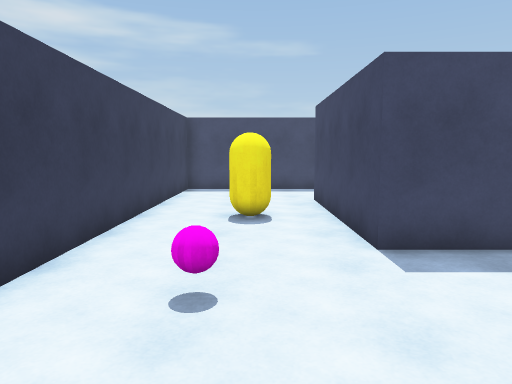
View 1 (above)

23 first-person views from a walk through a Unity game level. The camera is 1.5 m above the floor, tilts 6° down and sees 70° across. The floor is counted in squares, 1 m on a side. Each view is taken from the middle of a square. On the plan, view 1 faces up. The plan holds only what a view shows up to about 16 squares ahead; the rest is blank. The place goes on beyond the plan. The player character is not drawn.

View 2
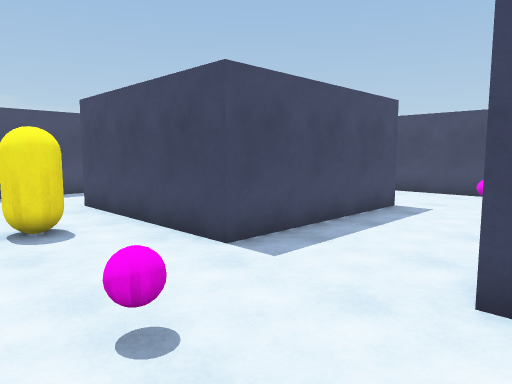

View 3
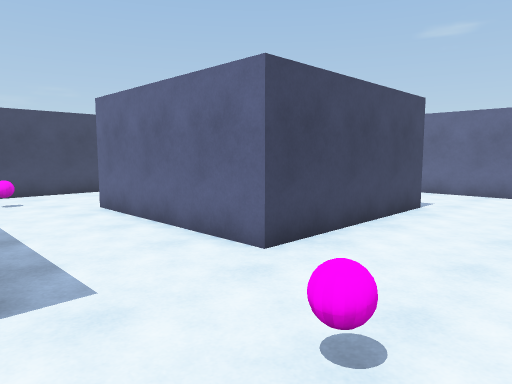

View 4
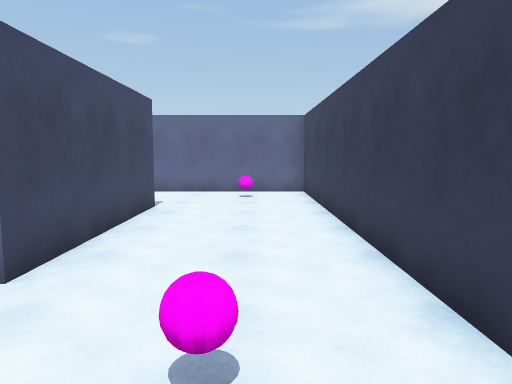

View 5
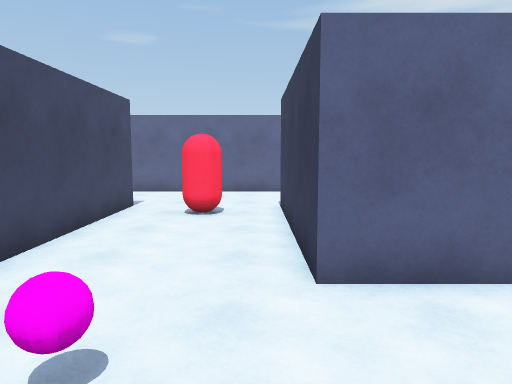

View 6
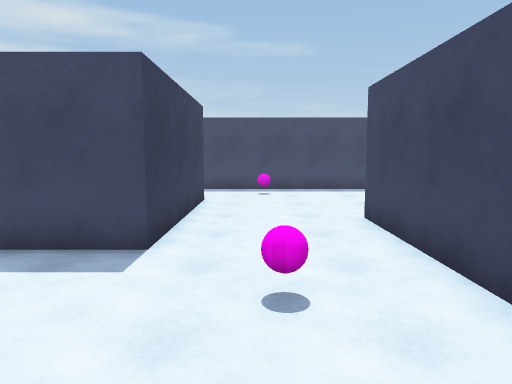

View 7
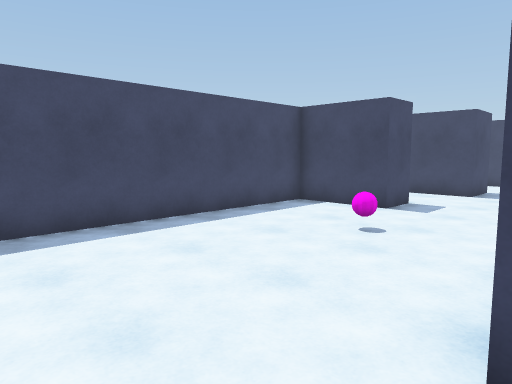

View 8
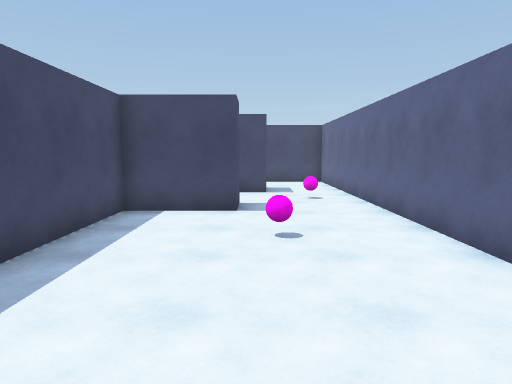

View 9
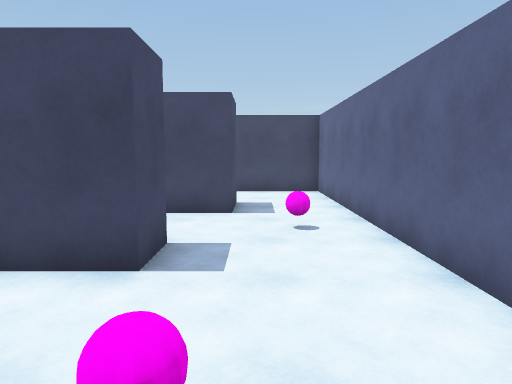

View 10
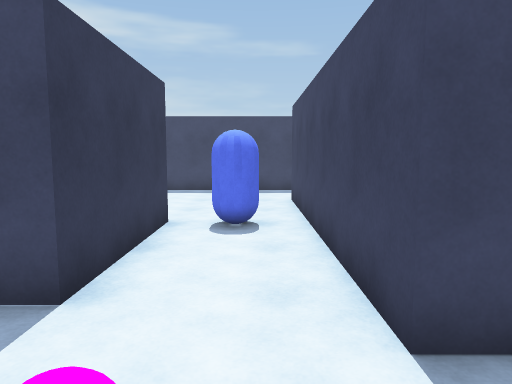

View 11
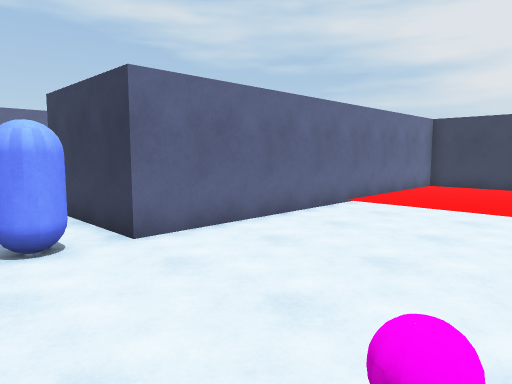

View 12
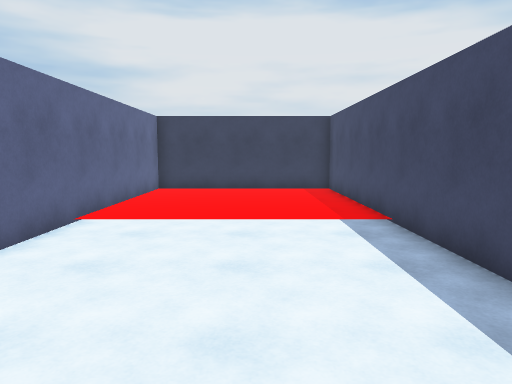

View 13
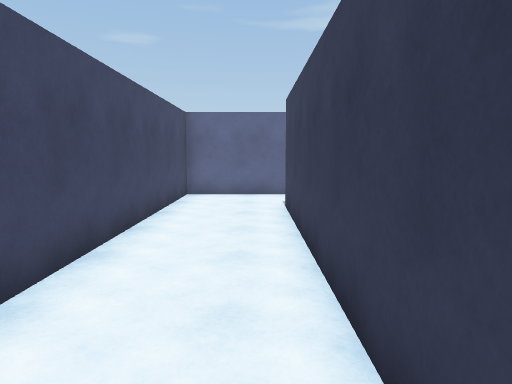

View 14
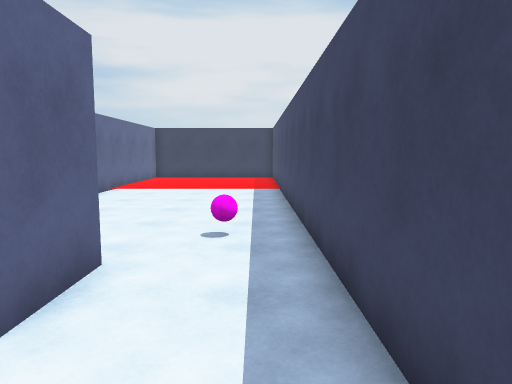

View 15
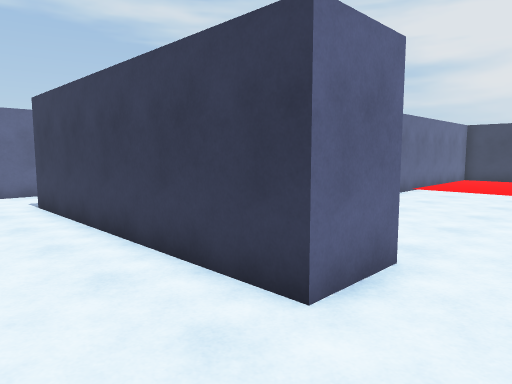

View 16
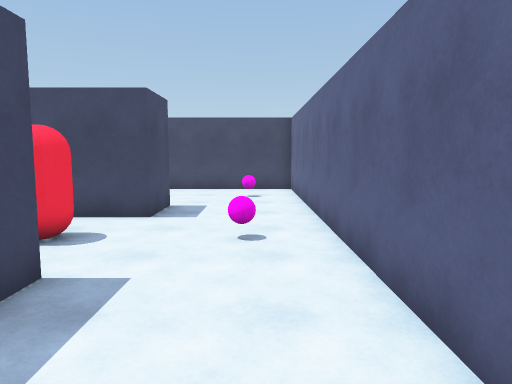

View 17
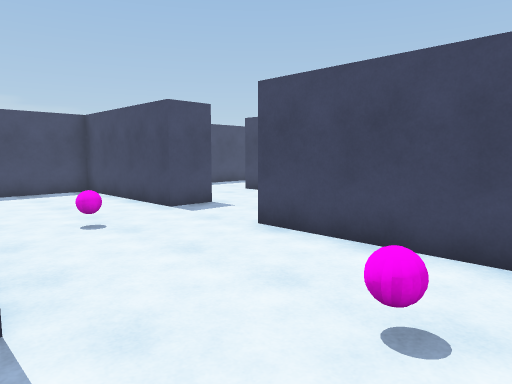

View 18
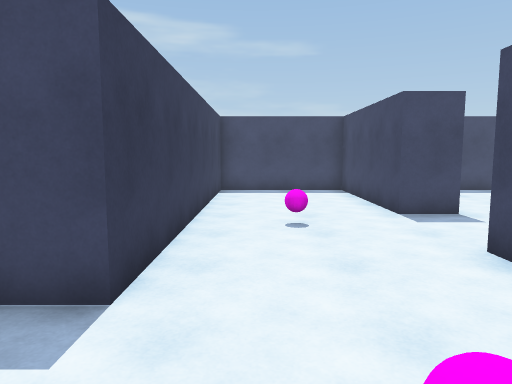

View 19
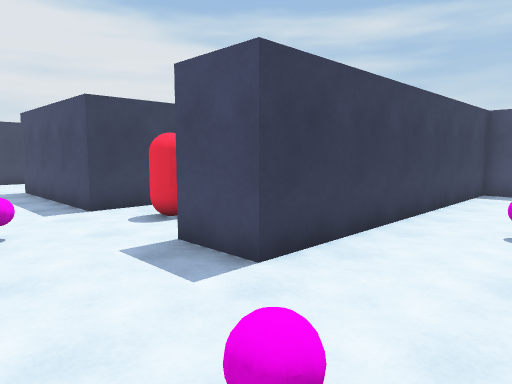

View 20
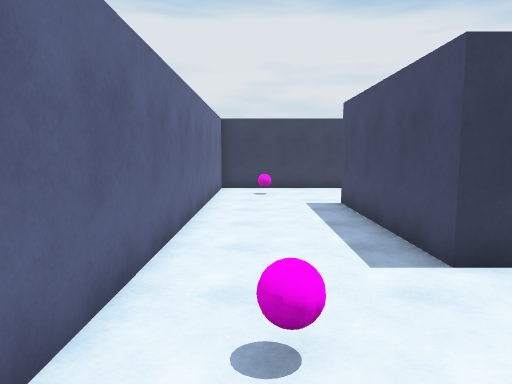

View 21
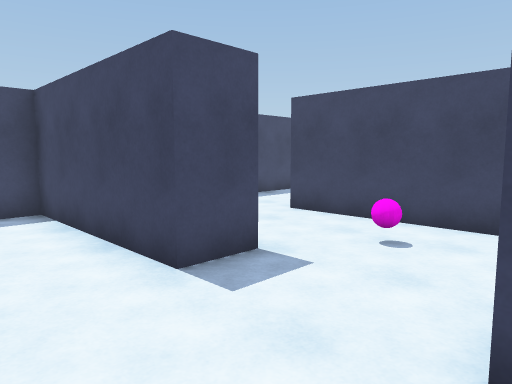

View 22
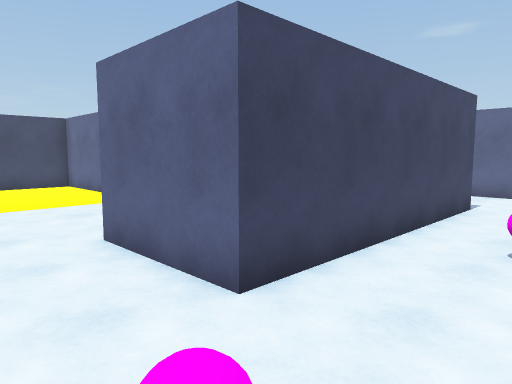

View 23
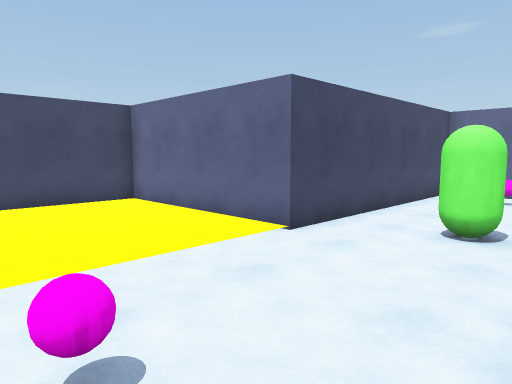

### Floor plan
Points are (right, up) in squares from view 1. A wall is a line through its corners. A room is listed if a view was taken in it or the views show most of it. See-through windows are left out.
Room 1 (views 1, 2, 3, 4, 5, 6, 7, 8, 9, 10, 11, 13, 14, 15, 16, 17, 18, 19, 20, 21, 22, 23)
walls: (14.9, 8.5) (29.5, 8.5) (29.5, 18.5); (21.1, 1) (19.6, 1) (19.6, 7) (14.6, 7) (14.6, -4.5) (12.6, -4.5) (12.6, 8.6); (8.3, 1.9) (8.3, -4.5) (1.9, -4.5) (1.9, 1.9) (8.3, 1.9); (8.3, 11.9) (8.3, 5.6) (1.9, 5.6) (1.9, 12); (24.8, -5) (24.8, 3.5) (28.4, 3.5); (29.1, 7) (24.4, 7); (21.1, 17) (21.1, 12.5) (19.6, 12.5) (19.6, 15.5) (7.8, 15.5); (24.5, -8.5) (25.8, -8.5); (3.2, 15.5) (0.6, 15.5); (24.2, 20.9) (26.2, 20.9) (26.2, 11.6) (24.2, 11.6) (24.2, 18.5); (32.5, -7.9) (32.5, 0.5) (39, 0.5) (39, 4.1); (-1, 15.5) (-2.9, 15.5) (-2.9, -8.5) (19.6, -8.5) (19.6, -2.5); (27.8, 24) (23.6, 24)
ways out: opening at (22.5, 17.5) to room 2; opening at (24, 22.5) to room 2
objects: other object (-1, -7); ball (-1, 4); yellow capsule (-1, 8) to (0, 9); ball (10, -7) to (11, -7); red capsule (10, -4) to (11, -3); ball (10, 4); other object (10, 14); ball (17, -7); ball (17, 0); ball (17, 11) to (17, 12); ball (22, 10); blue capsule (22, 16) to (23, 17); ball (23, 0); ball (23, 5); green capsule (29, -2) to (30, -1); other object (30, -7); ball (30, 5)
Room 2 (view 12)
walls: (23.6, 24) (7, 24) (7, 17) (21.1, 17); (24.2, 18.5) (24.2, 20.9)
ways out: opening at (22.5, 17.5) to room 1; opening at (24, 22.5) to room 1
objects: ball (22, 22) to (22, 23)

Positions as (right, up) in squares from view 1, and headings:
1: (0, 0), facing up
2: (-2, 1), facing up-right
3: (-2, 6), facing down-right
4: (-1, 6), facing down
5: (9, 6), facing down
6: (10, 0), facing up
7: (10, 8), facing up-right
8: (10, 12), facing right
9: (15, 11), facing right
10: (23, 9), facing up
11: (24, 23), facing down-left
12: (22, 21), facing left
13: (27, 22), facing down
14: (29, 23), facing left
15: (29, 23), facing down-left
16: (4, -7), facing right
17: (14, -8), facing up-right
18: (16, -8), facing up
19: (18, -8), facing up-left
20: (13, -7), facing left
21: (17, -3), facing up-right
22: (22, 6), facing down-right
23: (28, 6), facing down-right
